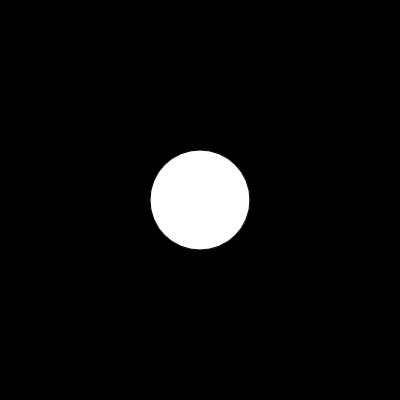
Frame 1 (no input)
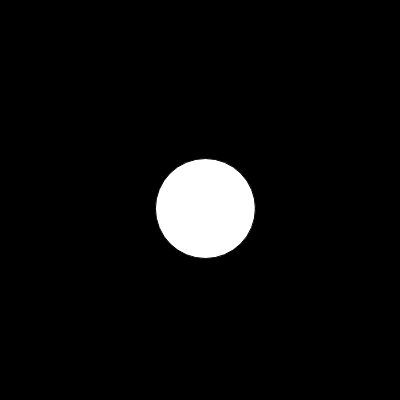
Frame 60 (no input)
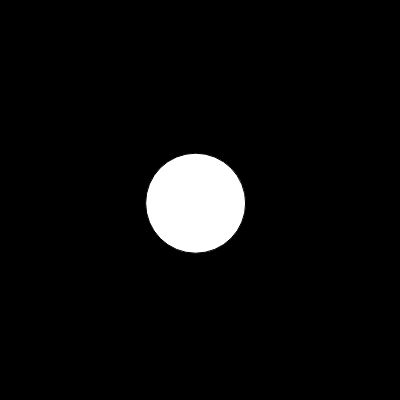
Frame 120 (the mouse pressed at the canvas centre since frame 60)

The p5.js sketch that drew these frames (run headless with seeded random() and noise() and a simulated clock; from frame 60 on, the mouse is pressed at the canvas centre):

// p5.js sketch
// ── sketch.js
let circleX = 200;
let circleY = 200;

function setup() {
  createCanvas(400, 400);
}

function draw() {

  let bg = random(0, 255);

  background(0);

  ellipse(circleX, circleY, 100);

  // circleX = random(0, width);
  // circleY = random(0, height);

  circleX = circleX + random(-2, 2);
  circleY = circleY + random(-2, 2)

  // let randomNumber = random(-100, 500);

  // print(randomNumber);
}
